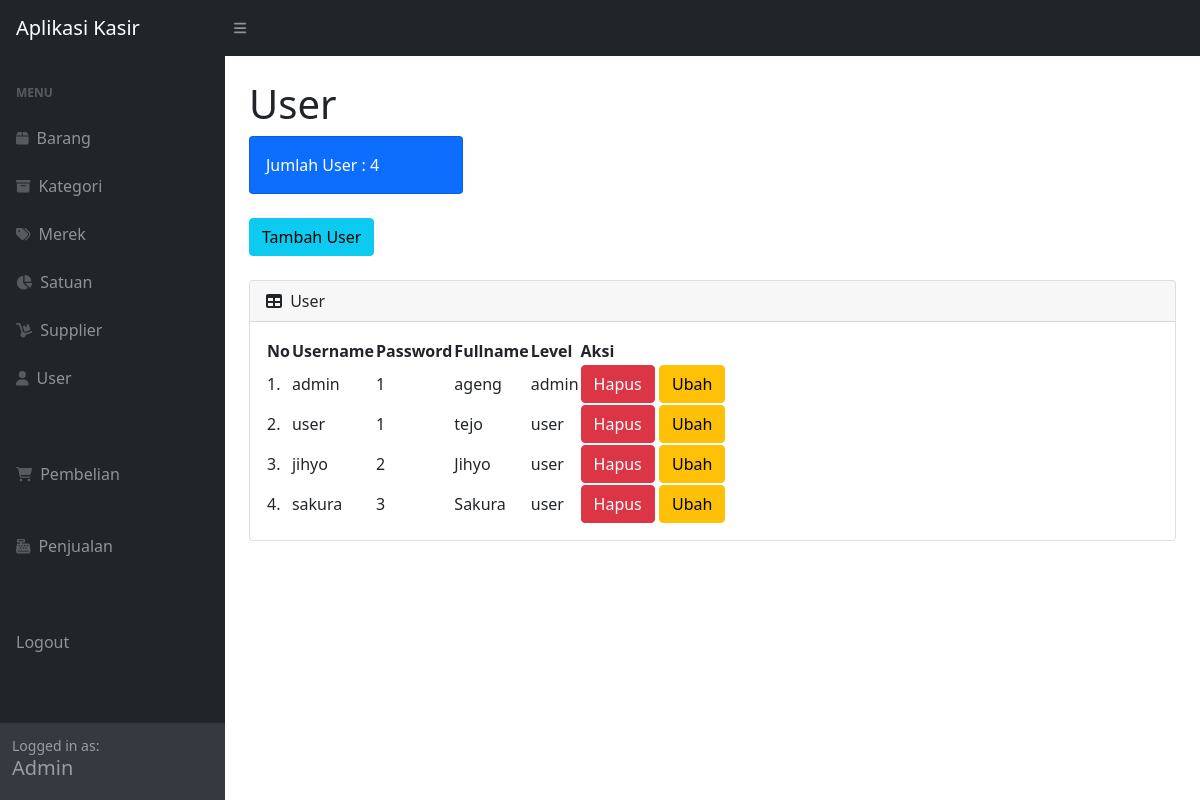
The page /master_user.php (signed in) on the database its author committed.
### tables this page shows
CREATE TABLE `master_user` (
  `id_user` int(3) UNSIGNED ZEROFILL NOT NULL,
  `username` varchar(25) NOT NULL,
  `pw` varchar(15) NOT NULL,
  `full_name` varchar(100) NOT NULL,
  `level` varchar(15) NOT NULL
);

### master_user.php (the view, shortened to what this page needs)
<?php
require "function.php";
?>
<!DOCTYPE html>
<html lang="en">
<head>
    <link href="https://cdn.jsdelivr.net/npm/simple-datatables@latest/dist/style.css" rel="stylesheet" />
    <link href="css/styles.css" rel="stylesheet" />
</head>
<body class="sb-nav-fixed">
    <nav class="sb-topnav navbar navbar-expand navbar-dark bg-dark">
        <a class="navbar-brand ps-3" href="index.php">
            <img src="">Aplikasi Kasir
        </a>
        <button class="btn btn-link btn-sm order-1 order-lg-0 me-4 me-lg-0" id="sidebarToggle" href="#!"><i class="fas fa-bars"></i></button>
    </nav>
    <div id="layoutSidenav">
        <div id="layoutSidenav_nav">
            <nav class="sb-sidenav accordion sb-sidenav-dark" id="sidenavAccordion">
                <div class="sb-sidenav-menu">
                    <div class="nav">
                        <div class="sb-sidenav-menu-heading">Menu</div>
                        <a class="nav-link" href="index.php">
                            <div class="sb-nav-link-icon"><i class="fas fa-box"></i></div>
                            Barang
                        </a>
                        <a class="nav-link" href="master_kategori.php">
                            <div class="sb-nav-link-icon"><i class="fas fa-archive"></i></div>
                            Kategori
                        </a>
                        <a class="nav-link" href="master_merek.php">
                            <div class="sb-nav-link-icon"><i class="fas fa-tags"></i></div>
                            Merek
                        </a>
                        <a class="nav-link" href="master_satuan.php">
                            <div class="sb-nav-link-icon"><i class="fas fa-chart-pie"></i></div>
                            Satuan
                        </a>
                        <a class="nav-link" href="master_supplier.php">
                            <div class="sb-nav-link-icon"><i class="fas fa-dolly"></i></div>
                            Supplier
                        </a>
                        <a class="nav-link" href="master_user.php">
                            <div class="sb-nav-link-icon"><i class="fa-solid fa-user"></i></div>
                            User
                        </a>
                        <br><br>
                        <a class="nav-link" href="master_pembelian.php">
                            <div class="sb-nav-link-icon"><i class="fas fa-shopping-cart"></i></div>
                            Pembelian
                        </a>
                        <br>
                        <a class="nav-link" href="master_penjualan.php">
                            <div class="sb-nav-link-icon"><i class="fas fa-cash-register"></i></div>
                            Penjualan
                        </a>
                        <br><br>
                        <a class="nav-link" href="logout.php">
                            Logout
                        </a>
                    </div>
                </div>
                <div class="sb-sidenav-footer">
                    <div class="small">Logged in as:</div>
                    <h5>Admin</h5>
                </div>
            </nav>
        </div>
        <div id="layoutSidenav_content">
            <main>
                <div class="container-fluid px-4">
                    <h1 class="mt-4">User</h1>
                    <div class="row">
                        <div class="col-xl-3 col-md-6">
                            <div class="card bg-primary text-white mb-4">
                                <?php
                                $jumlah_user = mysqli_query($conn, "SELECT * FROM master_user");
                                $data = mysqli_num_rows($jumlah_user);
                                ?>
                                <div class="card-body">Jumlah User : <?= $data; ?></div>
                            </div>
                        </div>
                    </div>
                    <button type="button" class="btn btn-info mb-4" data-bs-toggle="modal" data-bs-target="#userModal">
                        Tambah User
                    </button>
                    <div class="card mb-4">
                        <div class="card-header">
                            <i class="fas fa-table me-1"></i>
                            User
                        </div>
                        <div class="card-body">
                            <table id="datatablesSimple">
                                <thead>
                                    <tr>
                                        <th>No</th>
                                        <th>Username</th>
                                        <th>Password</th>
                                        <th>Fullname</th>
                                        <th>Level</th>
                                        <th>Aksi</th>
                                    </tr>
                                </thead>
                                <tbody>
                                    <?php
                                    $no = 1;
                                    $tampil = mysqli_query($conn, "SELECT * FROM master_user");
                                    while ($data = mysqli_fetch_array($tampil)) :
                                    ?>
                                        <tr>
                                            <td><?= $no++; ?>.</td>
                                            <td><?= $data["username"]; ?></td>
                                            <td><?= $data["pw"]; ?></td>
                                            <td><?= $data["full_name"]; ?></td>
                                            <td><?= $data["level"]; ?></td>
                                            <td>
                                                <button type="button" class="btn btn-danger" data-bs-toggle="modal" data-bs-target="#delete<?= $data["id_user"]; ?>">
                                                    Hapus
                                                </button>
                                                <button type="button" class="btn btn-warning" data-bs-toggle="modal" data-bs-target="#ubah<?= $data["id_user"]; ?>">
                                                    Ubah
                                                </button>
                                            </td>
                                        </tr>
                                    <?php endwhile; ?>
                                </tbody>
                            </table>
                        </div>
                    </div>
                </div>
            </main>
        </div>
    </div>
</body>
</html>

### rows shown on the page
master_user: username "admin", pw "1", full_name "ageng", level "admin"
master_user: username "user", pw "1", full_name "tejo", level "user"
master_user: username "jihyo", pw "2", full_name "Jihyo", level "user"
master_user: username "sakura", pw "3", full_name "Sakura", level "user"

### other values the page prints
$data "4"
